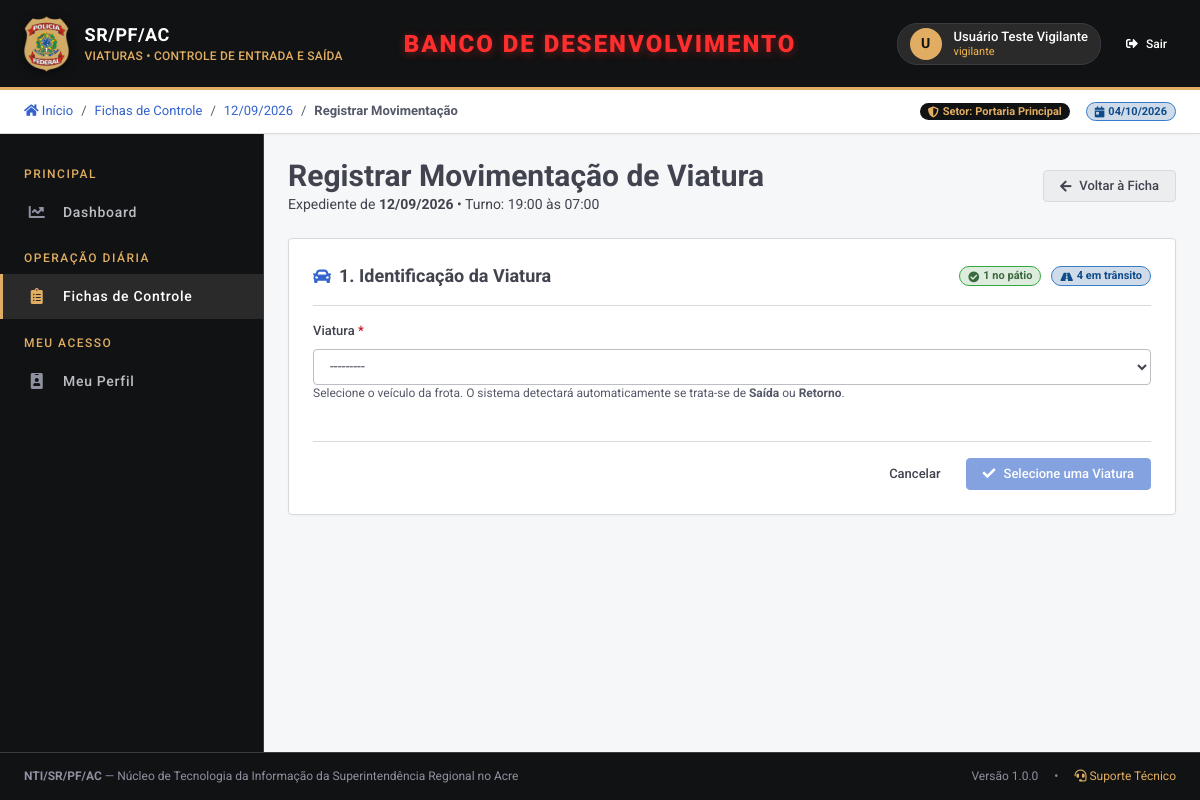
The page /fichas/6/movimentacao/ (signed in) on the database its author committed.
### usuarios/models.py (models this page shows, shortened)
class Usuario(AbstractUser):
    matricula = models.CharField(
        "Matrícula / Identificação",
        max_length=30,
        blank=True,
        null=True,
        help_text="Matrícula funcional do servidor ou identificação do vigilante",
    )
    cargo = models.CharField(
        "Cargo / Função",
        max_length=100,
        blank=True,
        default="Vigilante",
    )
    setor = models.CharField(
        "Setor / Unidade",
        max_length=100,
        blank=True,
        default="Portaria Principal",
    )
    telefone = models.CharField(
        "Telefone / Ramal",
        max_length=20,
        blank=True,
        null=True,
    )
    class Meta:
        verbose_name = "Usuário"
        verbose_name_plural = "Usuários"
        ordering = ["first_name", "last_name", "username"]
    def listar_perfis(self) -> list[str]:
        return list(
            self.perfis_atribuidos.filter(ativo=True).values_list("perfil__nome", flat=True)
        )

### fichas/models.py (models this page shows, shortened)
class FichaControle(models.Model):
    STATUS_ABERTA = "ABERTA"
    STATUS_ENCERRADA = "ENCERRADA"
    STATUS_CHOICES = [
        (STATUS_ABERTA, "Aberta"),
        (STATUS_ENCERRADA, "Encerrada"),
    ]
    data_expediente = models.DateField(
        "Data do Expediente",
        default=date.today,
        help_text="Data correspondente ao expediente de controle das viaturas"
    )
    horario_inicio = models.TimeField(
        "Horário de Início do Expediente",
        default=time(7, 0),
        help_text="Ex: 07:00 ou 08:00"
    )
    horario_termino = models.TimeField(
        "Horário de Término do Expediente",
        default=time(19, 0),
        help_text="Ex: 19:00 ou término de plantão"
    )
    vigilante = models.ForeignKey(
        settings.AUTH_USER_MODEL,
        on_delete=models.PROTECT,
        related_name="fichas_preenchidas",
        verbose_name="Vigilante Responsável do Dia",
        help_text="Pessoa responsável por preencher a ficha naquele dia"
    )
    nome_vigilante = models.CharField(
        "Nome do Vigilante / Plantonista",
        max_length=150,
        help_text="Nome legível para assinatura da ficha física/digital"
    )
    status = models.CharField(
        "Status da Ficha",
        max_length=15,
        choices=STATUS_CHOICES,
        default=STATUS_ABERTA
    )
    assinatura_vigilante = models.BooleanField(
        "Assinatura do Vigilante",
        default=False
    )
    vigilante_assinatura_usuario = models.ForeignKey(
        settings.AUTH_USER_MODEL,
        on_delete=models.SET_NULL,
        null=True,
        blank=True,
        related_name="fichas_assinadas_vigilante",
        verbose_name="Assinado por (Vigilante)"
    )
    data_assinatura_vigilante = models.DateTimeField(
        "Data/Hora da Assinatura do Vigilante",
        null=True,
        blank=True
    )
    visto_responsavel = models.BooleanField(
        "Visto do Responsável pelas Viaturas",
        default=False
    )
    responsavel_visto_usuario = models.ForeignKey(
        settings.AUTH_USER_MODEL,
        on_delete=models.SET_NULL,
        null=True,
        blank=True,
        related_name="fichas_vistadas_responsavel",
        verbose_name="Assinado por (Responsável)"
    )
    data_visto_responsavel = models.DateTimeField(
        "Data/Hora do Visto do Responsável",
        null=True,
        blank=True
    )
    visto_chefia = models.BooleanField(
        "Visto da Chefia",
        default=False
    )
    chefia_visto_usuario = models.ForeignKey(
        settings.AUTH_USER_MODEL,
        on_delete=models.SET_NULL,
        null=True,
        blank=True,
        related_name="fichas_vistadas_chefia",
        verbose_name="Assinado por (Chefia)"
    )
    data_visto_chefia = models.DateTimeField(
        "Data/Hora do Visto da Chefia",
        null=True,
        blank=True
    )
    observacoes = models.TextField("Observações Gerais do Expediente", blank=True, null=True)
    encerrada_em = models.DateTimeField("Data de Encerramento", null=True, blank=True)
    encerrada_por = models.ForeignKey(
        settings.AUTH_USER_MODEL,
        on_delete=models.SET_NULL,
        null=True,
        blank=True,
        related_name="fichas_encerradas_pelo_usuario",
        verbose_name="Encerrada por"
    )
    data_criacao = models.DateTimeField("Data de Criação", auto_now_add=True)
    data_atualizacao = models.DateTimeField("Última Atualização", auto_now=True)
    class Meta:
        verbose_name = "Ficha de Controle Diário"
        verbose_name_plural = "Fichas de Controle Diário"
        ordering = ["-data_expediente"]
    @property
    def pode_editar(self):
        return self.status == self.STATUS_ABERTA

### fichas/views.py (the view)
# urls.py: path("<int:ficha_pk>/movimentacao/", views.registro_movimentacao_criar, name="movimentacao_criar"),
@login_required
def registro_movimentacao_criar(request, ficha_pk):
    from accesscontrol.services import tem_permissao
    from django.core.exceptions import PermissionDenied
    pode_saida = tem_permissao(request.user, "operacao_diaria.fichas.registrar_saida")
    pode_chegada = tem_permissao(request.user, "operacao_diaria.fichas.registrar_chegada")
    if not (pode_saida or pode_chegada):
        raise PermissionDenied("Você não possui permissão para registrar movimentações de viaturas.")
    ficha = get_object_or_404(FichaControle, pk=ficha_pk)
    if not ficha.pode_editar:
        messages.error(request, "Esta ficha está ENCERRADA e não permite novas movimentações de viaturas.")
        return redirect("fichas:detalhe", pk=ficha.pk)
    if request.method == "POST":
        form = RegistroMovimentacaoForm(request.POST, ficha=ficha)
        if form.is_valid():
            reg, tipo = form.save(ficha=ficha, usuario=request.user)
            if tipo == "SAIDA":
                messages.success(request, f"Saída da viatura {reg.viatura.placa} registrada com sucesso. Veículo em trânsito.")
            else:
                km = reg.km_percorrido or 0
                messages.success(request, f"Retorno da viatura {reg.viatura.placa} concluído com sucesso. KM percorrido: {km:,} km.")
            return redirect("fichas:detalhe", pk=ficha.pk)
        else:
            messages.error(request, "Por favor, verifique as pendências no formulário de movimentação.")
    else:
        viatura_id = request.GET.get("viatura_id")
        initial = {}
        if viatura_id:
            viatura = Viatura.objects.filter(pk=viatura_id, ativo=True).first()
            if viatura:
                initial["viatura"] = viatura
        form = RegistroMovimentacaoForm(initial=initial, ficha=ficha)
    import json
    viaturas = Viatura.objects.filter(ativo=True).order_by("status", "marca", "modelo")
    viaturas_map = {}
    for v in viaturas:
        saida_aberta = RegistroUso.objects.filter(
            viatura=v,
            status=RegistroUso.STATUS_EM_TRANSITO
        ).select_related("ficha").order_by("-data_saida", "-horario_saida", "-id").first()
        viaturas_map[str(v.pk)] = {
            "id": v.pk,
            "placa": v.placa,
            "modelo": f"{v.marca} {v.modelo}",
            "cor": v.cor or "",
            "status": v.status,  # "DISPONIVEL" ou "EM_USO"
            "km_atual": v.km_atual or 0,
            "saida_origem": {
                "id": saida_aberta.pk,
                "ficha_origem": f"Ficha {saida_aberta.ficha.data_expediente.strftime('%d/%m/%Y')} (#{saida_aberta.ficha.pk})",
                "ficha_data": saida_aberta.ficha.data_expediente.strftime("%d/%m/%Y"),
                "ficha_pk": saida_aberta.ficha.pk,
                "data_saida": saida_aberta.data_saida.strftime("%d/%m/%Y") if saida_aberta.data_saida else "",
                "data_saida_iso": saida_aberta.data_saida.strftime("%Y-%m-%d") if saida_aberta.data_saida else "",
                "horario_saida": saida_aberta.horario_saida.strftime("%H:%M") if saida_aberta.horario_saida else "",
                "odometro_saida": saida_aberta.odometro_saida or v.km_atual,
                "condutor": saida_aberta.condutor or "",
                "destino": saida_aberta.destino or "",
                "mesma_ficha": (saida_aberta.ficha_id == ficha.pk),
            } if saida_aberta else None
        }
    return render(request, "fichas/registro_movimentacao_form.html", {
        "form": form,
        "ficha": ficha,
        "viaturas_map": json.dumps(viaturas_map),
        "total_disponiveis": viaturas.filter(status=Viatura.STATUS_DISPONIVEL).count(),
        "total_em_transito": viaturas.filter(status=Viatura.STATUS_EM_USO).count(),
    })

### templates/fichas/registro_movimentacao_form.html (shortened to what this page needs)
{% extends 'base.html' %}
{% block breadcrumb %}
  <span>/</span>
  <a href="{% url 'fichas:lista' %}">Fichas de Controle</a>
  <span>/</span>
  <a href="{% url 'fichas:detalhe' ficha.pk %}">{{ ficha.data_expediente|date:"d/m/Y" }}</a>
  <span>/</span>
  <strong>Registrar Movimentação</strong>
{% endblock %}
{% block content %}
<div class="pf-page-header">
  <div>
    <h2>Registrar Movimentação de Viatura</h2>
    <p>Expediente de <strong>{{ ficha.data_expediente|date:"d/m/Y" }}</strong> • Turno: {{ ficha.horario_inicio|time:"H:i" }} às {{ ficha.horario_termino|time:"H:i" }}</p>
  </div>
  <div>
    <a href="{% url 'fichas:detalhe' ficha.pk %}" class="pf-btn pf-btn-secondary">
      <i class="fas fa-arrow-left"></i> Voltar à Ficha
    </a>
  </div>
</div>
<div class="pf-card">
  <form method="post" id="formMovimentacao">
    <div class="pf-card-header" style="display: flex; justify-content: space-between; align-items: center; flex-wrap: wrap; gap: 12px;">
      <div class="pf-card-title">
        <i class="fas fa-car"></i> 1. Identificação da Viatura
      </div>
      <div style="display: flex; gap: 10px; font-size: 13px;">
        <span class="pf-badge pf-badge-success" title="Viaturas no pátio prontas para saída">
          <i class="fas fa-check-circle"></i> {{ total_disponiveis }} no pátio
        </span>
        <span class="pf-badge pf-badge-info" title="Viaturas em trânsito aguardando retorno">
          <i class="fas fa-road"></i> {{ total_em_transito }} em trânsito
        </span>
      </div>
    </div>
    <div class="pf-form-grid">
      <div class="col-12">
        <div class="pf-field">
          <label for="{{ form.viatura.id_for_label }}" class="required">{{ form.viatura.label }}</label>
          {{ form.viatura }}
          <small class="pf-small">Selecione o veículo da frota. O sistema detectará automaticamente se trata-se de <strong>Saída</strong> ou <strong>Retorno</strong>.</small>
        </div>
      </div>
    </div>
    <div style="display: flex; justify-content: flex-end; gap: var(--space-8); margin-top: var(--space-24); border-top: 1px solid var(--pf-grey-200); padding-top: var(--space-16);">
      <a href="{% url 'fichas:detalhe' ficha.pk %}" class="pf-btn pf-btn-ghost">Cancelar</a>
      <button type="submit" id="btnSubmit" class="pf-btn pf-btn-primary" disabled style="opacity: 0.6; cursor: not-allowed;">
      </button>
    </div>
  </form>
</div>
{% endblock %}

### templates/base.html (shortened to what this page needs)
{% load static permissoes %}
<!DOCTYPE html>
<html lang="pt-BR">
<head>
  <link rel="stylesheet" href="https://cdnjs.cloudflare.com/ajax/libs/font-awesome/5.15.4/css/all.min.css">
  <link rel="stylesheet" href="{% static 'css/frontline.css' %}?v={% now 'U' %}">
</head>
<body>
  <header class="pf-header">
    <a href="{% url 'dashboard:home' %}" class="pf-header-brand">
      <img src="{% static 'img/brasao_pf.png' %}" alt="Brasão Polícia Federal" class="pf-header-logo">
      <div class="pf-header-titles">
        <span class="pf-header-title">SR/PF/AC</span>
        <span class="pf-header-subtitle">VIATURAS • CONTROLE DE ENTRADA E SAÍDA</span>
      </div>
    </a>
    {% if is_db_desenvolvimento %}
    <span style="position: absolute; left: 50%; top: 50%; transform: translate(-50%, -50%); text-align: center; pointer-events: none; z-index: 10;">
      <h1 style="color: #FF2E2E; font-size: 1.5rem; font-weight: 900; text-transform: uppercase; margin: 0; letter-spacing: 2px; text-shadow: 0 2px 8px rgba(255, 46, 46, 0.4); white-space: nowrap;">
        BANCO DE DESENVOLVIMENTO
      </h1>
    </span>
    {% endif %}
    <div class="pf-header-actions">
      {% if user.is_authenticated %}
        <div class="pf-user-profile">
          <div class="pf-user-avatar">
            {{ user.first_name|default:user.username|slice:":1"|upper }}
          </div>
          <div class="pf-user-info">
            <span class="pf-user-name">{{ user.get_full_name|default:user.username }}</span>
            <span class="pf-user-role">
              {% for p in user.listar_perfis %}
                {{ p }}{% if not forloop.last %}, {% endif %}
              {% empty %}
                Usuário
              {% endfor %}
            </span>
          </div>
        </div>
        <form action="{% url 'usuarios:logout' %}" method="post" style="display:inline;">
          <button type="submit" class="pf-btn pf-btn-sm pf-btn-ghost" style="color:#FFF;" title="Sair do sistema">
            <i class="fas fa-sign-out-alt"></i> Sair
          </button>
        </form>
      {% else %}
        <a href="{% url 'usuarios:login' %}" class="pf-btn pf-btn-sm pf-btn-gold">
          <i class="fas fa-sign-in-alt"></i> Entrar
        </a>
      {% endif %}
    </div>
  </header>
  <div class="pf-subheader">
    <div class="pf-breadcrumb">
      <a href="{% url 'dashboard:home' %}"><i class="fas fa-home"></i> Início</a>
      {% block breadcrumb %}{% endblock %}
    </div>
    <div class="pf-subheader-indicators">
      <span class="pf-badge pf-badge-dark">
        <i class="fas fa-shield-alt"></i> Setor: {{ user.setor|default:"Superintendência Regional" }}
      </span>
      <span class="pf-badge pf-badge-info">
        <i class="fas fa-calendar-day"></i> {% now "d/m/Y" %}
      </span>
    </div>
  </div>
  <aside class="pf-sidebar">
    <ul class="pf-menu-nav">
      <li class="pf-menu-section-title">PRINCIPAL</li>
      <li class="pf-menu-item">
        <a href="{% url 'dashboard:home' %}" class="pf-menu-link {% if request.resolver_match.app_name == 'dashboard' %}active{% endif %}">
          <i class="fas fa-chart-line"></i>
          <span>Dashboard</span>
        </a>
      </li>
      {% tem_perm "operacao_diaria.fichas.visualizar" as pode_fichas %}
      {% if pode_fichas %}
      <li class="pf-menu-section-title">OPERAÇÃO DIÁRIA</li>
      <li class="pf-menu-item">
        <a href="{% url 'fichas:lista' %}" class="pf-menu-link {% if request.resolver_match.app_name == 'fichas' %}active{% endif %}">
          <i class="fas fa-clipboard-list"></i>
          <span>Fichas de Controle</span>
        </a>
      </li>
      {% endif %}
      {% tem_perm "frota.viaturas.visualizar" as pode_viaturas %}
      {% tem_perm "frota.manutencao.visualizar" as pode_manutencao %}
      {% tem_perm "usuarios.cadastro.visualizar" as pode_usuarios %}
      {% tem_perm "auditoria.logs.visualizar" as pode_auditoria %}
      <li class="pf-menu-section-title">MEU ACESSO</li>
      <li class="pf-menu-item">
        <a href="{% url 'usuarios:meu_perfil' %}" class="pf-menu-link">
          <i class="fas fa-id-badge"></i>
          <span>Meu Perfil</span>
        </a>
      </li>
    </ul>
  </aside>
  <main class="pf-main-wrapper">
    {% block content %}{% endblock %}
  </main>
  <footer class="pf-footer">
    <div>
      <strong>NTI/SR/PF/AC</strong> — Núcleo de Tecnologia da Informação da Superintendência Regional no Acre
    </div>
    <div class="pf-footer-links">
      <span>Versão 1.0.0</span>
      <span>•</span>
      <a href="mailto:nti.srac@pf.gov.br"><i class="fas fa-headset"></i> Suporte Técnico</a>
    </div>
  </footer>
</body>
</html>

### rows shown on the page
Usuario: first_name "U", get_full_name "Usuário Teste Vigilante", setor "Portaria Principal"
FichaControle: data_expediente "12/09/2026", horario_inicio "19:00", horario_termino "07:00"

### other values the page prints
{{ p }} "vigilante"
{{ total_disponiveis }} "1"
{{ total_em_transito }} "4"
